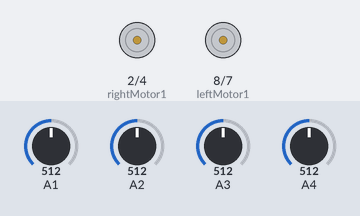
Simulated run of this sketch. Board: Arduino Uno, built with avr-gcc and run on an emulated ATmega328P. Shown: motor-driver pin pairs drawn as motors (green arrow = first pin HIGH = forward, orange = second pin HIGH = backward, longer = more drive, scaled by the enable pin). The test bench sets the inputs (shaded band); at power-on: A1 = 512, A3 = 512, A2 = 512, A4 = 512.

Above: at 1.2 s.
1.3 s: A1 set to 215
2.8 s: A1 set to 193
At 3.2 s:
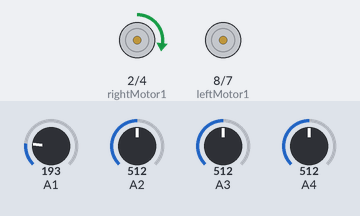
4.3 s: A3 set to 190
At 5.2 s:
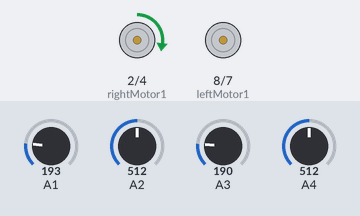
Timing chart, 0 to 12.1 s (numbered marks = the images above; inputs shaded):
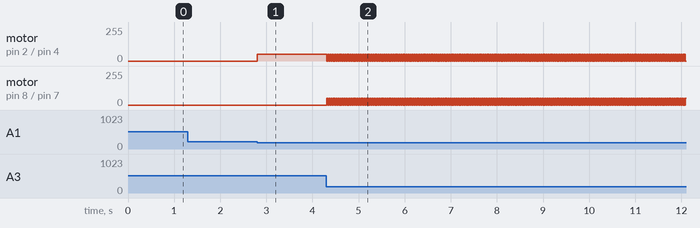

The sketch:

__.ino
```cpp
// int LG=8;
// int LB=7;

// int rightMotor1=2;
// int RB=4;

// int LP=6;
// int RP=5;


// int LEFT1=13;
// int LEFT2=12;
// int RIGHT1=11;
// int RIGHT2=10;

// // int TrightMotor1Pin = 13;
// // int EcoPin = 12;

// // float distance(){
// //   float dist=0;
// //   digitalWrite(TrightMotor1Pin, LOW);
// //   delayMicroseconds(8);
// //   digitalWrite(TrightMotor1Pin, HIGH);
// //   // 维持10毫秒高电平用来产生一个脉冲
// //   delayMicroseconds(10);
// //   digitalWrite(TrightMotor1Pin, LOW);
// //   // 读取脉冲的宽度并换算成距离
// //   // v = 0.0343厘米/微秒
// //   // 1/v*2 ~= 58
// //   dist = pulseIn(EcoPin, HIGH) / 58.3;
// //   Serial.print("Distance:");
// //   Serial.print(dist);
// //   Serial.println("cm");
// //   return dist;
// // }


// void setup() {
//   // put your setup code here, to run once:
//   Serial.begin(9600);
//   pinMode(LG,OUTPUT);
//   pinMode(rightMotor1,OUTPUT);
//   pinMode(LB,OUTPUT);
//   pinMode(RB,OUTPUT);
//   pinMode(LP,OUTPUT);
//   pinMode(RP,OUTPUT);


//   pinMode(LEFT1,INPUT);
//   pinMode(LEFT2,INPUT);
//   pinMode(RIGHT1,INPUT);
//   pinMode(RIGHT2,INPUT);
// }

// void loop() {
//   int status=0;
//   #define trigger 210
//   bool status_l1=analogRead(LEFT1)<trigger;
//   bool status_l2=analogRead(LEFT2)<trigger;
//   bool status_r1=analogRead(RIGHT1)<trigger;
//   bool status_r2=analogRead(RIGHT2)<trigger;
//   status=(status_l1<<3)|(status_l2<<2)|(status_r1<<1)|(status_r2);
//   Serial.println(status);
//   switch(status){
//     case 0:
//       go(0);
//       Serial.println("stop");
//       break;
//     case 1:
//     case 2:
//     case 3:
//     case 5:
//     case 7:
//     case 11:
//       rightgo(10);
//       delay(100);
//       Serial.println("right");
//       break;
//     case 6:
//     case 9:
//     case 15:
//       go(20);
//       delay(10);
//       Serial.println("go");
//       break;
//     case 4:
//     case 8:
//     case 10:
//     case 12:
//     case 13:
//     case 14:
//       leftgo(10);
//       delay(100);
//       Serial.println("left");
//       break;

//   }
// }


// int data[4];
// int LG = 8;
// int LB = 7;
// int rightMotor1 = 2;
// int RB = 4;
// void state(); //小车循迹行走方向判断函数
// int trac1 = 10; //从车头方向的最右边开始排序
// int trac2 = 11;
// int trac3 = 12;
// int trac4 = 13;
// int LP = 5;
// int RP = 6;
// int Speed=50;//车速


// void setup() {
//   // put your setup code here, to run once:
//   //串口初始化
//   Serial.begin(9600);
//   //测速引脚初始化
//   pinMode(LG, OUTPUT);
//   pinMode(LB, OUTPUT);
//   pinMode(rightMotor1, OUTPUT);
//   pinMode(RB, OUTPUT);
//   pinMode(LP, OUTPUT);
//   pinMode(RP, OUTPUT);
//   //寻迹模块D0引脚初始化
//   pinMode(trac1, INPUT);
//   pinMode(trac2, INPUT);
//   pinMode(trac3, INPUT);
//   pinMode(trac4, INPUT);
// }

// void loop() {
//   // put your main code here, to run repeatedly:

//     data[0] = analogRead(trac1);//left0，传感器遇黑时返回值180左右，遇白时返回值950左右
//     data[1] = analogRead(trac2);//left1
//     data[2] = analogRead(trac3);//right0
//     data[3] = analogRead(trac4);//right1
//     state();

// }
// void state(){
//   if(data[1]>=900&&data[0]<=200&&data[2]<=200&&data[3]>=900){
//     go(35);
//   }
//   if(data[2]<=200||data[3]<=200){
//     rightgo(35);
//     Serial.println("!!!");
//   }
//   if(data[1]<=200||data[0]<=200){
//     leftgo(35);
//   }
// }


void TurnLeft();//小车左转小角度函数
void TurnRight();//小车右转小角度函数
void RT_TurnRight();//小车右转大角度函数
void RT_TurnLeft();//小车左转小大度函数
void Go();
void Back();
void Stop();
int data[4];
int leftMotor1 = 8;
int leftMotor2 = 7;
int rightMotor1 = 2;
int rightMotor2 = 4;
void state(); //小车循迹行走方向判断函数
int trac1 = 10; //从车头方向的最右边开始排序
int trac2 = 11;
int trac3 = 12;
int trac4 = 13;
int leftPWM = 5;
int rightPWM = 6;
bool judge=false;

int Speed=50;//车速

void setup() {
  // put your setup code here, to run once:
  //串口初始化
  Serial.begin(9600);

  pinMode(leftMotor1, OUTPUT);
  pinMode(leftMotor2, OUTPUT);
  pinMode(rightMotor1, OUTPUT);
  pinMode(rightMotor2, OUTPUT);
  pinMode(leftPWM, OUTPUT);
  pinMode(rightPWM, OUTPUT);

  pinMode(trac1, INPUT);
  pinMode(trac2, INPUT);
  pinMode(trac3, INPUT);
  pinMode(trac4, INPUT);
}

void loop() {
  // put your main code here, to run repeatedly:
    analogWrite(leftPWM, Speed);  //设置PWM输出，即设置速度
    analogWrite(rightPWM, Speed);
    data[0] = analogRead(A1);//left0，传感器遇黑时返回值180左右，遇白时返回值950左右
    data[1] = analogRead(A2);//left1
    data[2] = analogRead(A3);//right0
    data[3] = analogRead(A4);//right1
    state();
}
void LeftGo(){
  digitalWrite(leftMotor1,0);
  digitalWrite(leftMotor2,0);
  digitalWrite(rightMotor1,1);
  digitalWrite(rightMotor2,0);
  delay(20);
}
void RightGo(){
  digitalWrite(leftMotor1,1);
  digitalWrite(leftMotor2,0);
  digitalWrite(rightMotor1,0);
  digitalWrite(rightMotor2,0);
  delay(20);
}
void BigRight(){
  digitalWrite(leftMotor1,1);
  digitalWrite(leftMotor2,0);
  digitalWrite(rightMotor1,0);
  digitalWrite(rightMotor2,1);
  delay(5);
}
void BigLeft(){
  digitalWrite(leftMotor1,0);
  digitalWrite(leftMotor2,1);
  digitalWrite(rightMotor1,1);
  digitalWrite(rightMotor2,0);
  delay(5);
}

void Go(){
  digitalWrite(leftMotor1,1);
  digitalWrite(leftMotor2,0);
  digitalWrite(rightMotor1,1);
  digitalWrite(rightMotor2,0);
  delay(20);
}
void Stop(){
  digitalWrite(leftMotor1,0);
  digitalWrite(leftMotor2,0);
  digitalWrite(rightMotor1,0);
  digitalWrite(rightMotor2,0);
  delay(20);
}
void state(){
  if((data[1]>=900&&data[0]<=200&&data[2]<=200&&data[3]>=900)||(data[0]<=200&&data[1]<=200&&data[2]<=200&&data[3]<=200)){//0101,1111,0000
    Go();
  }
  // if((data[0]>=900&&data[1]>=900&&data[2]>=900&&data[3]>=900)){//1111
  //   if(judge)
  // }
  if(data[2]<=200||data[3]<=200){
    // BigRight();
    RightGo();
  }
  // if(data[2]>=900&&data[3]<=200){
  //   BigRight();
  // }
  if(data[1]<=200||data[0]<=200){
    // BigLeft();
    LeftGo();
  }
  // if(data[1]>=900&&data[0]<=200){
  //   BigLeft();
  // }
}
```

Measured:
- the behaviour switches between 201 and 200 on A1 (found by bisection; images 0 and 1)
- after the input at 1.3 s, every drawn part: stays the same
- after the input at 2.8 s, motor on pin 2 (rightMotor1) / pin 4 (rightMotor2): stopped → forward 50/255 at once
- after the input at 4.3 s, motor on pin 2 (rightMotor1) / pin 4 (rightMotor2), motor on pin 8 (leftMotor1) / pin 7 (leftMotor2): alternates forward 50/255 for 0.02 s and stopped for 0.02 s, starting at once
